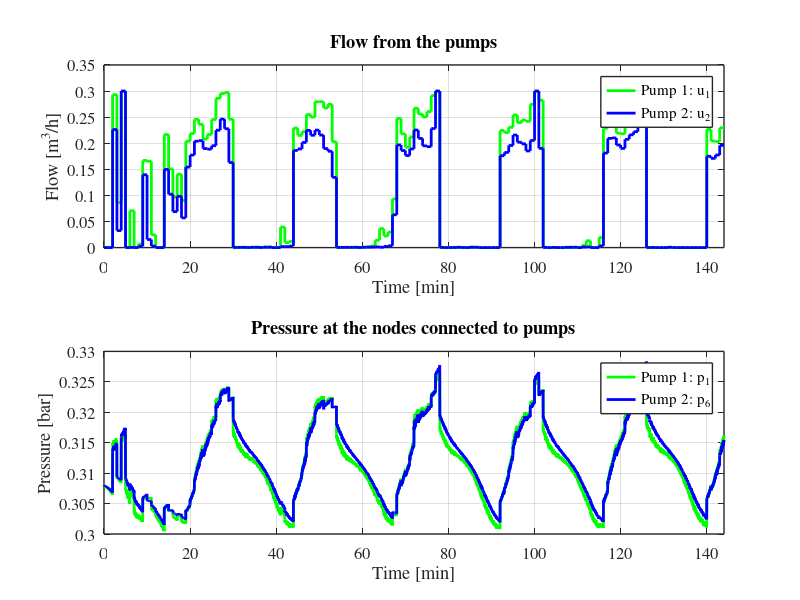
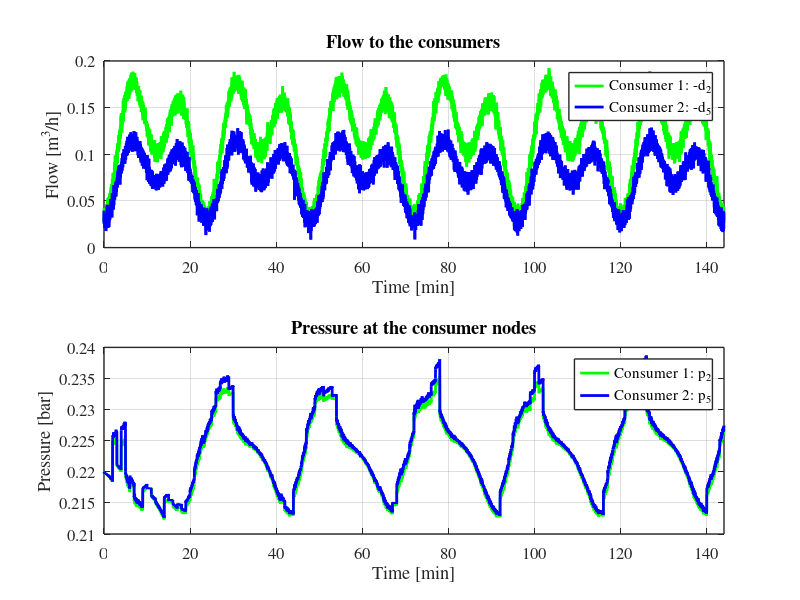
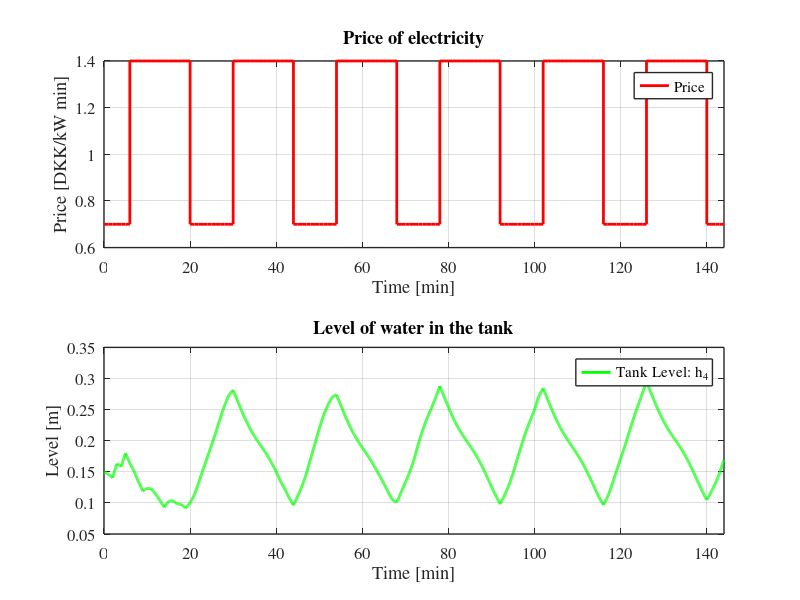
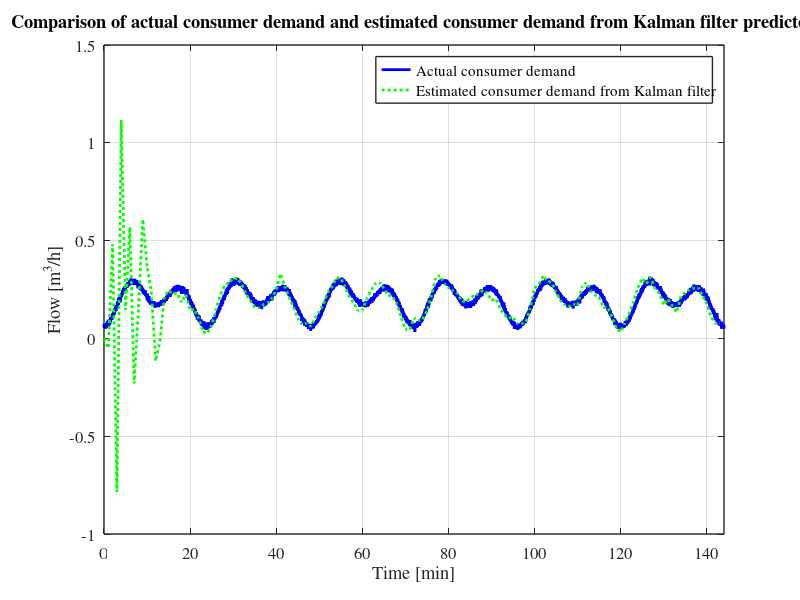

Source code (MATLAB) for these figures, in order:
%% For Plotting Controller

clc; clear all; close all;

load data_control_predictor

set(0, 'DefaultLineLineWidth',2);
set(0, 'DefaultaxesLineWidth',1);
set(0, 'DefaultaxesFontSize',12);
set(0, 'DefaultTextFontSize',12);
set(0, 'DefaultAxesFontName','Times');


% rho_fluid=997;  % [kg/m^3] Density of water
% g=9.81;      % [m/s^2] Gravitational constant
% P_val_0_noise=(rho_fluid*g)*H_TANK_noise/1e5;
% P_val_esti=(rho_fluid*g)*H_TANK_esti/1e5;



t=TIME;
t_Hp=TIME_HP;

C=C_HP;

d4=D_TAU;

p1=P_BAR(1,:);
p6=P_BAR(5,:);



d1=U_con(1,:);
d6=U_con(2,:);

p2=P_BAR(2,:);
p5=P_BAR(4,:);


d2=DC_HP(1,:);
d5=DC_HP(2,:);


p4=P_val_0(1:end-1);
p4_noise=P_val_0_noise(1:end-1);
p4_esti=P_val_esti;

h4=H_TANK(1:end-1);
h4_noise=H_TANK_noise(1:end-1);
h4_esti=H_TANK_esti;


p3=P_BAR(3,:);



q1=Q_C(1,:);
q4=Q_C(2,:);



q2=Q_T(1,:);
q3=Q_T(2,:);
q5=Q_T(3,:);
q6=Q_T(4,:);
q7=Q_T(5,:);



figure
subplot(2,1,1)
stairs(t_Hp,d1,'g','LineWidth',2);
hold on
stairs(t_Hp,d6,'b','LineWidth',2);
hold off
xlabel('Time [min]');ylabel('Flow [m^3/h]')
lgd=legend('Pump 1: u_1','Pump 2: u_2');
title('Flow from the pumps');
xlim([0 T_min]);
grid

subplot(2,1,2)
plot(t,p1,'g',t,p6,'b');
xlabel('Time [min]');ylabel('Pressure [bar]')
lgd=legend('Pump 1: p_1','Pump 2: p_6');
title('Pressure at the nodes connected to pumps');
xlim([0 T_min]);
grid

figure
subplot(2,1,1)
plot(t,-d2,'g',t,-d5,'b');
xlabel('Time [min]');ylabel('Flow [m^3/h]')
lgd=legend('Consumer 1: -d_2','Consumer 2: -d_5');
title('Flow to the consumers');
xlim([0 T_min]);
grid

subplot(2,1,2)
plot(t,p2,'g',t,p5,'b');
xlabel('Time [min]');ylabel('Pressure [bar]')
lgd=legend('Consumer 1: p_2','Consumer 2: p_5');
title('Pressure at the consumer nodes');
xlim([0 T_min]);
grid


figure
subplot(2,1,1)
stairs(t_Hp,C,'r','LineWidth',2);
xlabel('Time [min]');ylabel('Price [DKK/kW min]')
lgd=legend('Price');
title('Price of electricity');
xlim([0 T_min]);
grid

subplot(2,1,2)
plot(t,h4,'g');
xlabel('Time [min]');ylabel('Level [m]')
lgd=legend('Tank Level: h_4');
title('Level of water in the tank');
xlim([0 T_min]);
grid


figure
plot(t,-(d2+d5),'b',time_plot,-D_esti,'g:');
xlabel('Time [min]');ylabel('Flow [m^3/h]')
lgd=legend('Actual consumer demand','Estimated consumer demand from Kalman filter');
title('Comparison of actual consumer demand and estimated consumer demand from Kalman filter predictor');
xlim([0 T_min]);
grid

figure
plot(t,p4_noise,'b',t,p4,'r',time_plot,p4_esti,'g:');
xlabel('Time [min]');ylabel('Pressure [bar]')
lgd=legend('Measurement with noise','Measurement','Kalman filter estimate');
title('Comparison of actual tank pressure measurement and estimated measurement from Kalman filter predictor');
xlim([0 T_min]);
grid


figure
subplot(2,1,1)
plot_1=plot(t,-d2,'b',time_plot,-d2_esti,'g:');
xlabel('Time [min]');ylabel('Flow [m^3/h]')
lgd=legend('Actual d2 demand','Estimated d2 demand');
title('Comparison of actual d2 consumer demand and estimated d2 consumer demand');
xlim([0 T_min]);
grid

subplot(2,1,2)
plot_1=plot(t,-d5,'b',time_plot,-d5_esti,'g:');
xlabel('Time [min]');ylabel('Flow [m^3/h]')
lgd=legend('Actual d5 demand','Estimated d5 demand');
title('Comparison of actual d5 consumer demand and estimated d5 consumer demand');
xlim([0 T_min]);
grid


